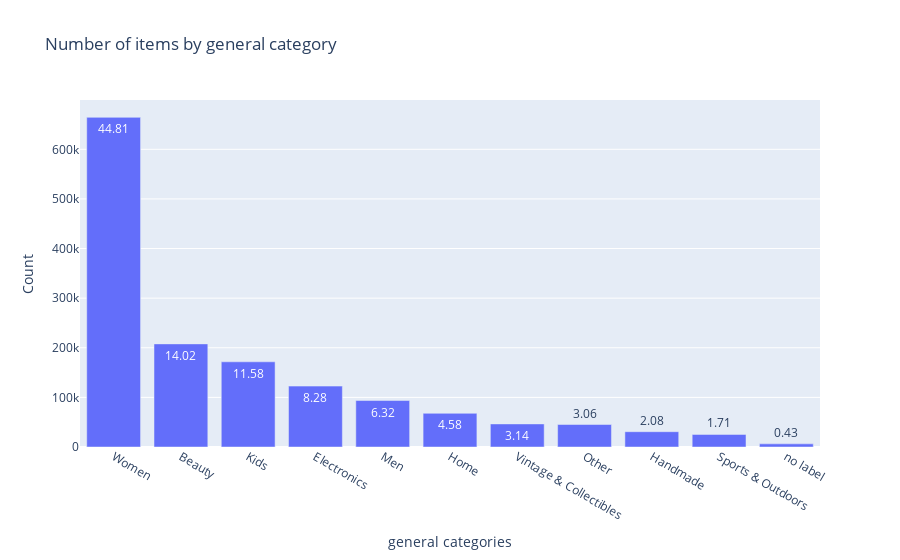

The notebook cell saved with this chart:
### Code cell
# show in plotly

trace = go.Bar(x = train['general_cat'].value_counts().index.values, 
               y = train['general_cat'].value_counts().values,
                text = round(train['general_cat'].value_counts(normalize=True)*100,2)
              )
layout = go.Layout(dict(
                        title = 'Number of items by general category'),
                        xaxis= dict(title = 'general categories'),
                        yaxis= dict(title = 'Count')
                  )
fig  = go.Figure(data =trace, layout = layout)
#py.iplot(fig)
fig.show()

### Figure 1 — Plotly figure (JSON) as saved in the notebook; plotly's stock layout.template omitted (floating-point values rounded to 4 significant figures)
{"data": [{"text": [44.81, 14.02, 11.58, 8.28, 6.32, 4.58, 3.14, 3.06, 2.08, 1.71, 0.43], "type": "bar", "x": ["Women", "Beauty", "Kids", "Electronics", "Men", "Home", "Vintage & Collectibles", "Other", "Handmade", "Sports & Outdoors", "no label"], "y": [664385, 207828, 171689, 122690, 93680, 67871, 46530, 45351, 30842, 25342, 6327]}], "layout": {"title": {"text": "Number of items by general category"}, "xaxis": {"title": {"text": "general categories"}}, "yaxis": {"title": {"text": "Count"}}}}
